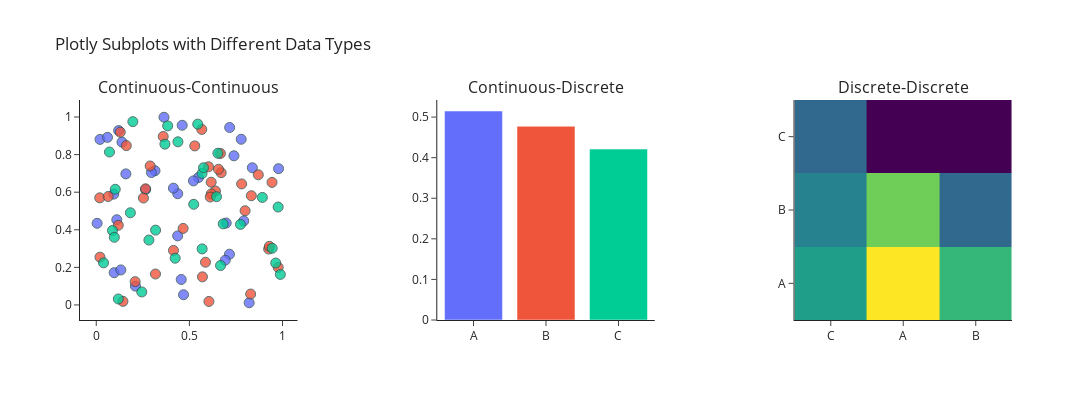

Write notebook code for a chart like this one.
### Markdown cell above
# Visualize with Plotly

### Code cell
import plotly.express as px
from plotly.subplots import make_subplots

fig = make_subplots(
    rows=1, 
    cols=len(datasets),
    horizontal_spacing=0.15,
    subplot_titles=[title for title, _, _ in datasets]
)

for i, (title, x, y) in enumerate(datasets):
    # Continuous-Continuous
    if 'c' in x and 'c' in y:
        scatter = px.scatter(df, x='c1', y='c2', color='d1')
        for trace in scatter.data:
            fig.add_trace(trace, row=1, col=i+1)
        fig.update_traces(marker=dict(size=10, opacity=0.8, line=dict(width=1, color='DarkSlateGrey')), selector=dict(type='scatter'), row=1, col=i+1)
    # Continuous-Discrete
    elif 'c' in x and 'd' in y:
        agg_df = df.groupby('d1', as_index=False).agg({'c1': 'mean'})
        bar = px.bar(agg_df, x='d1', y='c1', color='d1')
        for trace in bar.data:
            fig.add_trace(trace, row=1, col=i+1)
    # Discrete-Discrete
    else:
        heatmap = px.density_heatmap(df, x='d1', y='d2', color_continuous_scale='Viridis')
        for trace in heatmap.data:
            fig.add_trace(trace, row=1, col=i+1)
        fig.update_coloraxes(showscale=False)

fig.update_layout(
    title_text='Plotly Subplots with Different Data Types',
    template='simple_white',
    width=1200,
    height=400,
    showlegend=False,
)
fig.show()

# Export as svg
fig.write_image('plots/plotly.svg')

### Figure 1 — Plotly figure (JSON) as saved in the notebook; plotly's stock layout.template omitted (floating-point values rounded to 4 significant figures)
{"data": [{"hovertemplate": "d1=C<br>c1=%{x}<br>c2=%{y}<extra></extra>", "legendgroup": "C", "marker": {"color": "#636efa", "line": {"color": "DarkSlateGrey", "width": 1}, "opacity": 0.8, "size": 10, "symbol": "circle"}, "mode": "markers", "name": "C", "orientation": "v", "showlegend": true, "type": "scatter", "x": [0.5488, 0.7152, 0.4376, 0.7917, 0.02022, 0.7782, 0.9786, 0.4615, 0.5218, 0.4562, 0.437, 0.6976, 0.06023, 0.2104, 0.3154, 0.3637, 0.159, 0.1104, 0.1382, 0.821, 0.8379, 0.0961, 0.4687, 0.7393, 0.1202, 0.2961, 0.4143, 0.6925, 0.2654, 0.09394, 0.1318, 0.7163, 0.004695], "xaxis": "x", "y": [0.6778, 0.27, 0.592, 0.4471, 0.8811, 0.8817, 0.7253, 0.9561, 0.6602, 0.1355, 0.3676, 0.4359, 0.8919, 0.1002, 0.7142, 0.9988, 0.6974, 0.4535, 0.8664, 0.01171, 0.73, 0.1716, 0.05434, 0.7937, 0.9281, 0.7044, 0.6215, 0.2379, 0.614, 0.5899, 0.1862, 0.9444, 0.4344], "yaxis": "y"}, {"hovertemplate": "d1=A<br>c1=%{x}<br>c2=%{y}<extra></extra>", "legendgroup": "A", "marker": {"color": "#EF553B", "line": {"color": "DarkSlateGrey", "width": 1}, "opacity": 0.8, "size": 10, "symbol": "circle"}, "mode": "markers", "name": "A", "orientation": "v", "showlegend": true, "type": "scatter", "x": [0.6028, 0.5289, 0.9256, 0.8326, 0.87, 0.7992, 0.7805, 0.1183, 0.6399, 0.1434, 0.4147, 0.2646, 0.01879, 0.6176, 0.6121, 0.6169, 0.9437, 0.3595, 0.6668, 0.6706, 0.1289, 0.5702, 0.2089, 0.1613, 0.2533, 0.4663, 0.6563, 0.9768, 0.6048, 0.318, 0.06415, 0.5666, 0.9293, 0.2894, 0.5865, 0.02011, 0.8289], "xaxis": "x", "y": [0.7352, 0.8464, 0.2974, 0.5813, 0.6925, 0.5013, 0.644, 0.4239, 0.6064, 0.01919, 0.2901, 0.618, 0.57, 0.5909, 0.5743, 0.6532, 0.6521, 0.8965, 0.8062, 0.7039, 0.9195, 0.1494, 0.1238, 0.848, 0.5691, 0.4072, 0.7221, 0.2, 0.01852, 0.1647, 0.5772, 0.9342, 0.3119, 0.7396, 0.2274, 0.2544, 0.05803], "yaxis": "y"}, {"hovertemplate": "d1=B<br>c1=%{x}<br>c2=%{y}<extra></extra>", "legendgroup": "B", "marker": {"color": "#00cc96", "line": {"color": "DarkSlateGrey", "width": 1}, "opacity": 0.8, "size": 10, "symbol": "circle"}, "mode": "markers", "name": "B", "orientation": "v", "showlegend": true, "type": "scatter", "x": [0.5449, 0.4237, 0.6459, 0.8918, 0.9637, 0.3834, 0.568, 0.07104, 0.08713, 0.9447, 0.7742, 0.5684, 0.6818, 0.4386, 0.9884, 0.102, 0.6531, 0.2444, 0.1966, 0.3687, 0.0971, 0.9765, 0.03919, 0.2828, 0.1187, 0.5232, 0.5759, 0.3186, 0.6674, 0.1832], "xaxis": "x", "y": [0.9622, 0.2488, 0.5762, 0.5723, 0.2231, 0.9527, 0.6995, 0.8138, 0.3965, 0.3016, 0.4288, 0.2983, 0.4314, 0.8681, 0.1625, 0.6156, 0.8073, 0.06917, 0.9755, 0.8558, 0.36, 0.521, 0.2239, 0.3454, 0.03184, 0.5356, 0.7301, 0.3982, 0.2098, 0.4905], "yaxis": "y"}, {"hovertemplate": "d1=%{x}<br>c1=%{y}<extra></extra>", "legendgroup": "A", "marker": {"color": "#636efa", "pattern": {"shape": ""}}, "name": "A", "orientation": "v", "showlegend": true, "textposition": "auto", "type": "bar", "x": ["A"], "xaxis": "x2", "y": [0.515], "yaxis": "y2"}, {"hovertemplate": "d1=%{x}<br>c1=%{y}<extra></extra>", "legendgroup": "B", "marker": {"color": "#EF553B", "pattern": {"shape": ""}}, "name": "B", "orientation": "v", "showlegend": true, "textposition": "auto", "type": "bar", "x": ["B"], "xaxis": "x2", "y": [0.4774], "yaxis": "y2"}, {"hovertemplate": "d1=%{x}<br>c1=%{y}<extra></extra>", "legendgroup": "C", "marker": {"color": "#00cc96", "pattern": {"shape": ""}}, "name": "C", "orientation": "v", "showlegend": true, "textposition": "auto", "type": "bar", "x": ["C"], "xaxis": "x2", "y": [0.4212], "yaxis": "y2"}, {"coloraxis": "coloraxis", "hovertemplate": "d1=%{x}<br>d2=%{y}<br>count=%{z}<extra></extra>", "name": "", "type": "histogram2d", "x": ["C", "C", "A", "B", "B", "B", "C", "B", "B", "B", "C", "A", "B", "A", "B", "B", "C", "A", "C", "A", "C", "A", "C", "A", "A", "A", "A", "B", "C", "A", "A", "B", "C", "B", "A", "A", "A", "A", "A", "B", "A", "C", "C", "C", "A", "A", "C", "A", "C", "C", "A", "B", "B", "B", "A", "A", "B", "A", "A", "B", "C", "C", "A", "C", "B", "B", "C", "B", "C", "C", "B", "C", "A", "A", "C", "B", "B", "C", "C", "B", "A", "C", "A", "C", "A", "C", "B", "C", "B", "A", "B", "B", "C", "C", "A", "B", "A", "A", "A", "C"], "xaxis": "x3", "xbingroup": "x", "y": ["A", "B", "A", "C", "B", "A", "B", "C", "A", "A", "A", "C", "B", "A", "A", "A", "A", "B", "C", "C", "B", "A", "B", "B", "B", "B", "B", "B", "C", "C", "B", "B", "B", "C", "A", "A", "A", "B", "A", "B", "A", "C", "C", "B", "A", "A", "A", "A", "A", "C", "B", "A", "C", "A", "C", "B", "A", "A", "C", "B", "C", "C", "B", "A", "A", "C", "B", "B", "A", "A", "C", "A", "B", "C", "C", "B", "A", "A", "B", "A", "A", "C", "A", "A", "B", "B", "B", "B", "B", "B", "C", "A", "C", "A", "B", "A", "C", "A", "A", "B"], "yaxis": "y3", "ybingroup": "y"}], "layout": {"annotations": [{"font": {"size": 16}, "showarrow": false, "text": "Continuous-Continuous", "x": 0.1167, "xanchor": "center", "xref": "paper", "y": 1, "yanchor": "bottom", "yref": "paper"}, {"font": {"size": 16}, "showarrow": false, "text": "Continuous-Discrete", "x": 0.5, "xanchor": "center", "xref": "paper", "y": 1, "yanchor": "bottom", "yref": "paper"}, {"font": {"size": 16}, "showarrow": false, "text": "Discrete-Discrete", "x": 0.8833, "xanchor": "center", "xref": "paper", "y": 1, "yanchor": "bottom", "yref": "paper"}], "coloraxis": {"showscale": false}, "height": 400, "showlegend": false, "title": {"text": "Plotly Subplots with Different Data Types"}, "width": 1200, "xaxis": {"anchor": "y", "domain": [0, 0.2333]}, "xaxis2": {"anchor": "y2", "domain": [0.3833, 0.6167]}, "xaxis3": {"anchor": "y3", "domain": [0.7667, 1.0]}, "yaxis": {"anchor": "x", "domain": [0, 1]}, "yaxis2": {"anchor": "x2", "domain": [0, 1]}, "yaxis3": {"anchor": "x3", "domain": [0, 1]}}}
